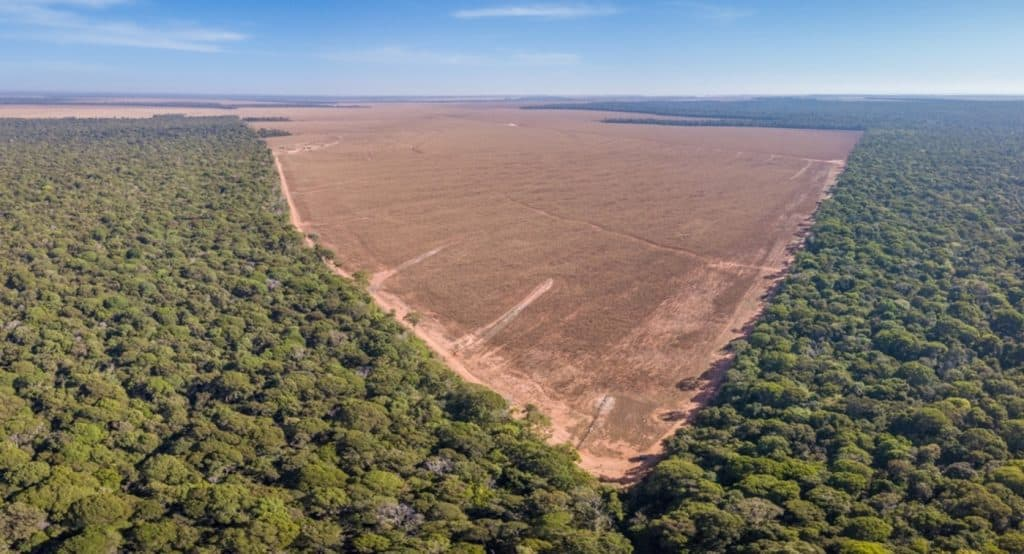
#> input picture Projeto-2025-2-main/Projeto 2025-2/images/Desmatamento-1-1024x554.jpg, 1024 x 554 px
$ python 'Reconhecedor de imagem.py' images/Desmatamento-1-1024x554.jpg
#> lines starting #> are read from the running program, lines starting #| are printed output that depends on the picture; after the words box and inside, x2 and y2 are one past the last pixel; in counts of white or black regions, pixels touching at a corner belong together
# desmate_vs_code.py
# ilustrative image recognizer for vegetation detection
import sys
import os
from pathlib import Path
import cv2
import numpy as np
import matplotlib.pyplot as plt

# ---------- leitura robusta ----------


def safe_imread(path: str):
#> called with path = 'images/Desmatamento-1-1024x554.jpg'
    p = Path(path)
    if not p.exists():
        print(f"[ERRO] Caminho não existe: {p}")
        return None
    # tenta normal
    img = cv2.imread(str(p), cv2.IMREAD_UNCHANGED)
#> img is the input picture: shape (554, 1024, 3); mean B, G, R 114.6, 122.1, 125.4
#| [INFO] Dimensões: (554, 1024, 3) (H, W, C)
    if img is None:
        try:
            data = np.fromfile(str(p), dtype=np.uint8)
            img = cv2.imdecode(data, cv2.IMREAD_UNCHANGED)
        except Exception as e:
            print(f"[ERRO] imdecode falhou: {e}")
            return None
    # BGRA->BGR
    if img is not None and img.ndim == 3 and img.shape[2] == 4:
        img = cv2.cvtColor(img, cv2.COLOR_BGRA2BGR)
    return img

# ---------- seleção de arquivo (3 modos) ----------


def ask_path_cli_or_gui():
    # 1) argumento CLI
    if len(sys.argv) > 1:
        return sys.argv[1]

    # 2) tentativa de diálogo Tkinter
    try:
        import tkinter as tk
        from tkinter import filedialog
        root = tk.Tk()
        root.withdraw()
        # traz pra frente
        root.attributes("-topmost", True)
        root.update_idletasks()
        root.lift()
        root.focus_force()

        path = filedialog.askopenfilename(
            parent=root,
            title="Selecione uma imagem",
            filetypes=[
                ("Imagens", ("*.png", "*.jpg", "*.jpeg",
                 "*.tif", "*.tiff", "*.bmp", "*.webp")),
                ("Todos os arquivos", "*.*"),
            ]
        )
        # libera o topmost pra não atrapalhar depois
        try:
            root.after(100, lambda: root.attributes("-topmost", False))
        except Exception:
            pass
        root.destroy()
        if path:
            return path
    except Exception as e:
        print(
            f"[AVISO] Diálogo Tkinter indisponível ({e}). Usando fallback sem GUI.")

    # 3) fallback: pedir no terminal (aceita arrastar/soltar)
    print("\n[SEM GUI] Cole o caminho completo da imagem abaixo")
    print("Dica: você pode ARRASTAR o arquivo para este terminal e pressionar Enter.")
    path = input("Arquivo: ").strip().strip('"')
    return path

# ---------- processamento ----------


def processar_imagem(img_bgr: np.ndarray):
    # limites iniciais (ajuste conforme o dataset)
    lower = np.array([10, 50, 50], dtype=np.uint8)
    upper = np.array([30, 255, 200], dtype=np.uint8)

    hsv = cv2.cvtColor(img_bgr, cv2.COLOR_BGR2HSV)
#> hsv: shape (554, 1024, 3); mean H, S, V 53, 77.8, 141.4
    mask = cv2.inRange(hsv, lower, upper)
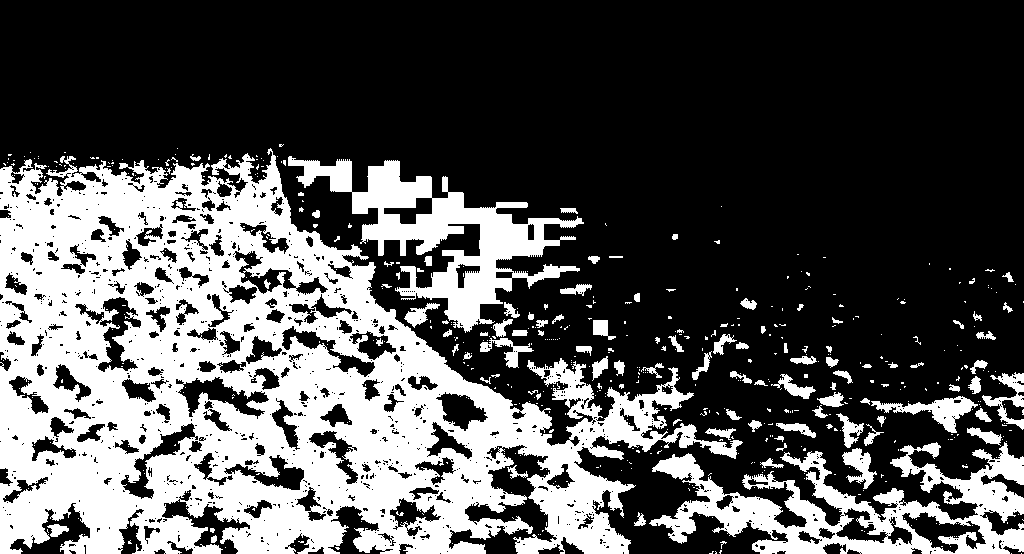
#> mask: shape (554, 1024); 32.7% white; 544 white regions (447 under 20 px), largest, box (x1, y1, x2, y2) and area: (0, 148, 743, 554) 140161, (649, 442, 1024, 554) 17385, (288, 156, 584, 333) 15188

    positivos = int((mask > 0).sum())
#> positivos = 185343
    total = mask.size
#> total = 567296
    perc = (positivos / total * 100.0) if total else 0.0
#> perc = 32.67
    print(f"[INFO] Pixels positivos: {positivos}/{total}  ({perc:.4f}%)")
#| [INFO] Pixels positivos: 185343/567296  (32.6713%)
    if perc == 0.0:
        print("[ALERTA] A máscara deu 0%. Tente relaxar limites: H(0–40), S/V mais baixos (ex.: [0,20,20]–[40,255,255]).")

    out = img_bgr.copy()
    out[mask > 0] = [0, 0, 255]  # vermelho BGR
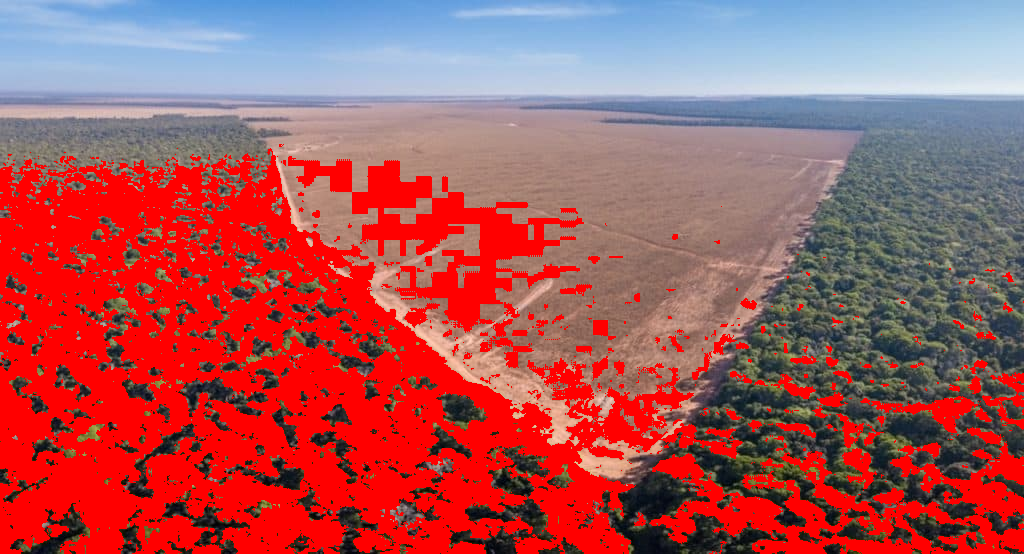
#> out: shape (554, 1024, 3); mean B, G, R 89.9, 86.4, 169.2
    return mask, out


def main():
    caminho = ask_path_cli_or_gui()
    if not caminho:
        print("[INFO] Nenhum arquivo informado.")
        return

    caminho = os.path.expanduser(caminho)
    print(f"[INFO] Selecionado: {caminho}")

    img = safe_imread(caminho)
    if img is None:
        print("[ERRO] Não foi possível ler a imagem. Verifique o caminho/perm/formato.")
        return
    if img.ndim != 3 or img.shape[2] < 3:
        print(
            f"[ERRO] Formato inesperado (shape={img.shape}). Precisa ser RGB/BGR.")
        return

    print(f"[INFO] Dimensões: {img.shape} (H, W, C)")
    mask, overlay = processar_imagem(img)

    # visualização
    plt.figure(figsize=(12, 6))
    plt.subplot(1, 2, 1)
    plt.title("Original")
    plt.imshow(cv2.cvtColor(img, cv2.COLOR_BGR2RGB))
    plt.axis("off")
    plt.subplot(1, 2, 2)
    plt.title("Detectado (vermelho)")
    plt.imshow(cv2.cvtColor(overlay, cv2.COLOR_BGR2RGB))
    plt.axis("off")
    plt.tight_layout()
    plt.show()
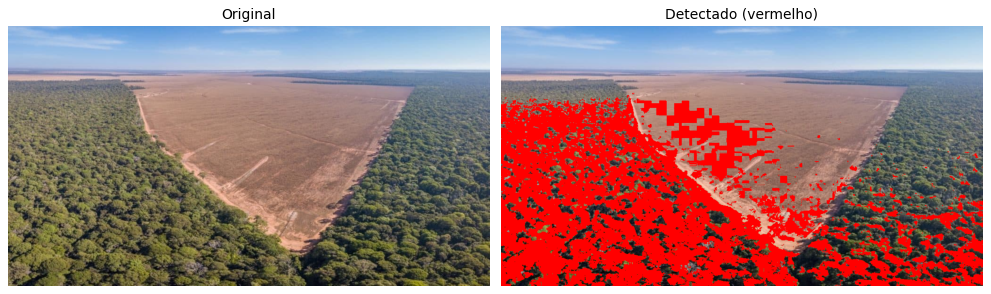
#> figure drawn by matplotlib, 2 panels


if __name__ == "__main__":
    main()

$ run again, on Projeto-2025-2-main/Projeto 2025-2/images/foto_do_drone_01.jpg
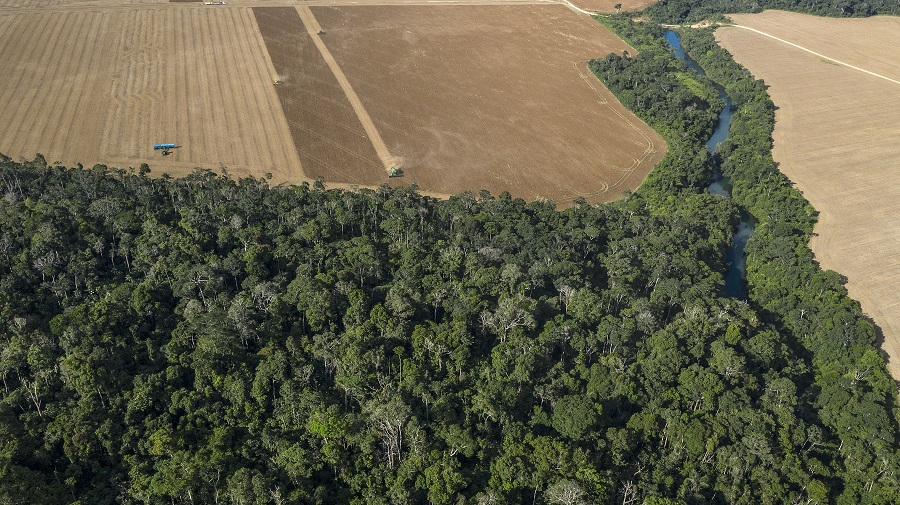
#> input picture Projeto-2025-2-main/Projeto 2025-2/images/foto_do_drone_01.jpg, 900 x 505 px
#> in safe_imread, img is the input picture: shape (505, 900, 3); mean B, G, R 72.4, 95, 97.7
#| [INFO] Dimensões: (505, 900, 3) (H, W, C)
#> hsv: shape (505, 900, 3); mean H, S, V 40.4, 81.4, 103.1
#> in processar_imagem, `mask = cv2.inRange(hsv, lower, upper)`:
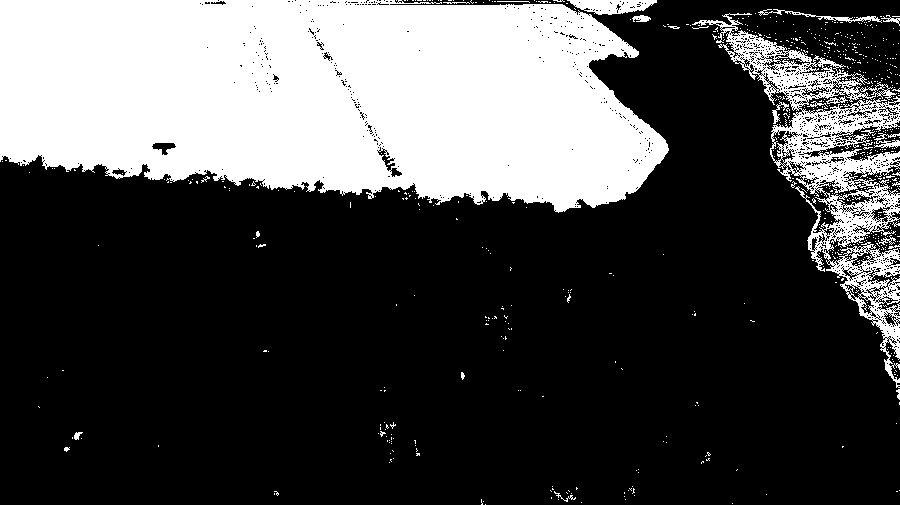
#> mask: shape (505, 900); 29.6% white; 656 white regions (634 under 20 px), largest, box (x1, y1, x2, y2) and area: (0, 0, 669, 213) 114736, (692, 13, 900, 388) 16050, (567, 0, 657, 15) 892
#> positivos = 134369
#> perc = 29.56
#| [INFO] Pixels positivos: 134369/454500  (29.5641%)
#> in main, `plt.show()`:
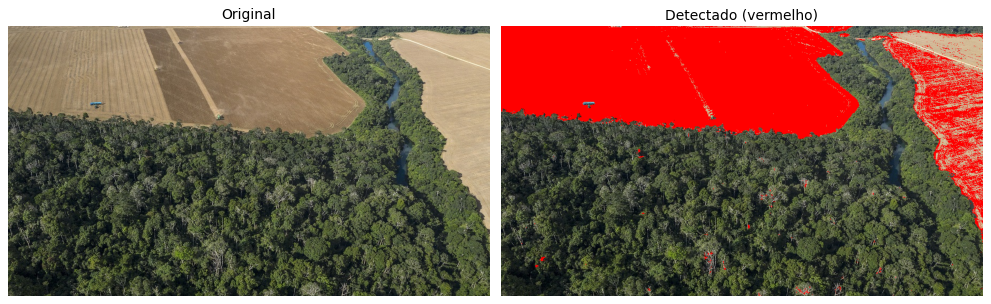
#> figure drawn by matplotlib, 2 panels

$ run again, on Projeto-2025-2-main/Projeto 2025-2/images/artigoMaioJanaina.png
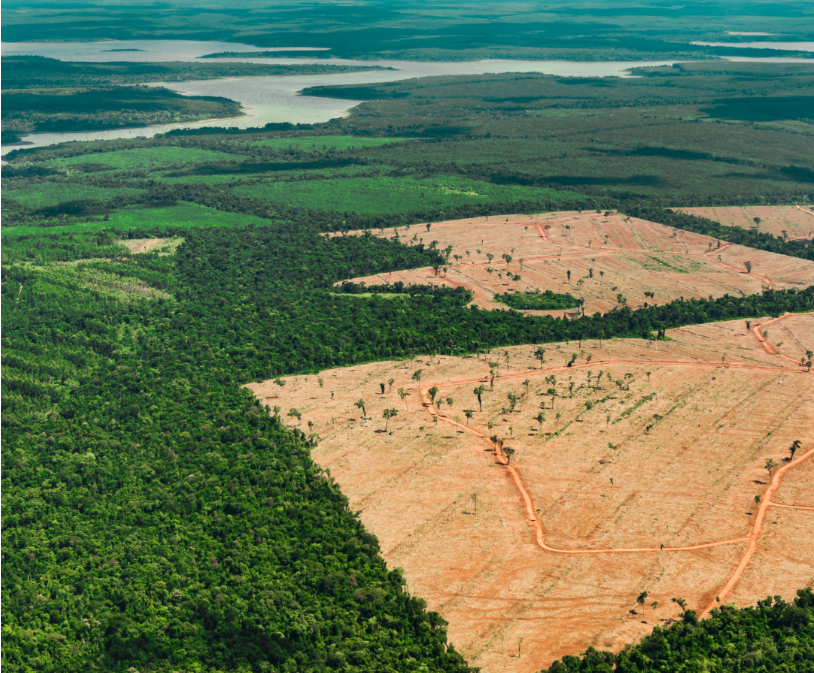
#> input picture Projeto-2025-2-main/Projeto 2025-2/images/artigoMaioJanaina.png, 814 x 673 px
#> in safe_imread, img is the input picture: shape (673, 814, 3); mean B, G, R 84.5, 117.5, 103.8
#| [INFO] Dimensões: (673, 814, 3) (H, W, C)
#> hsv: shape (673, 814, 3); mean H, S, V 52.5, 126.6, 132.9
#> in processar_imagem, `mask = cv2.inRange(hsv, lower, upper)`:
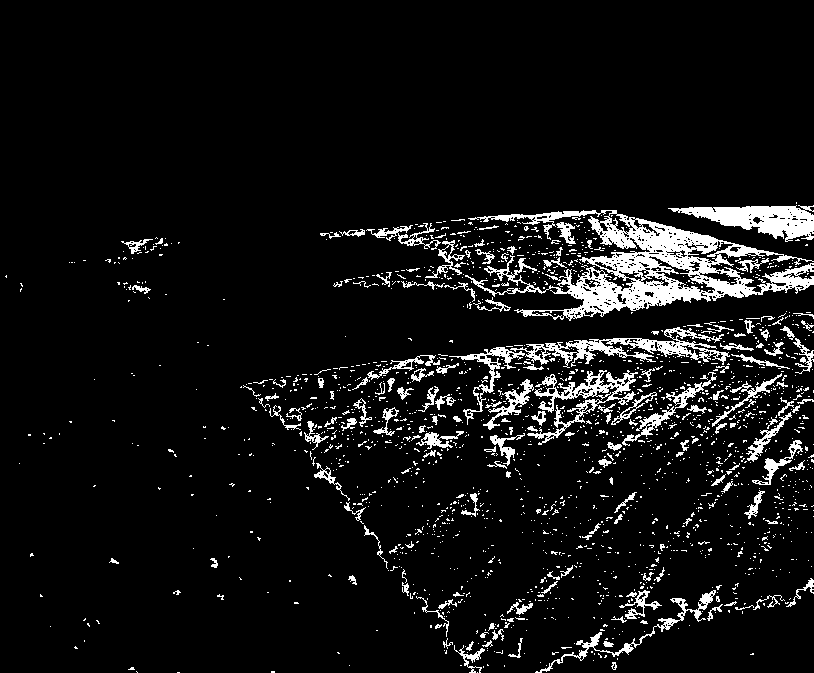
#> mask: shape (673, 814); 7.4% white; 1815 white regions (1642 under 20 px), largest, box (x1, y1, x2, y2) and area: (465, 210, 814, 321) 11631, (668, 205, 814, 242) 2721, (510, 327, 730, 368) 2522
#> positivos = 40566
#> perc = 7.4
#| [INFO] Pixels positivos: 40566/547822  (7.4050%)
#> out: shape (673, 814, 3); 7.4% of pixels changed, all inside (x1, y1, x2, y2) = (5, 202, 814, 673)
#> in main, `plt.show()`:
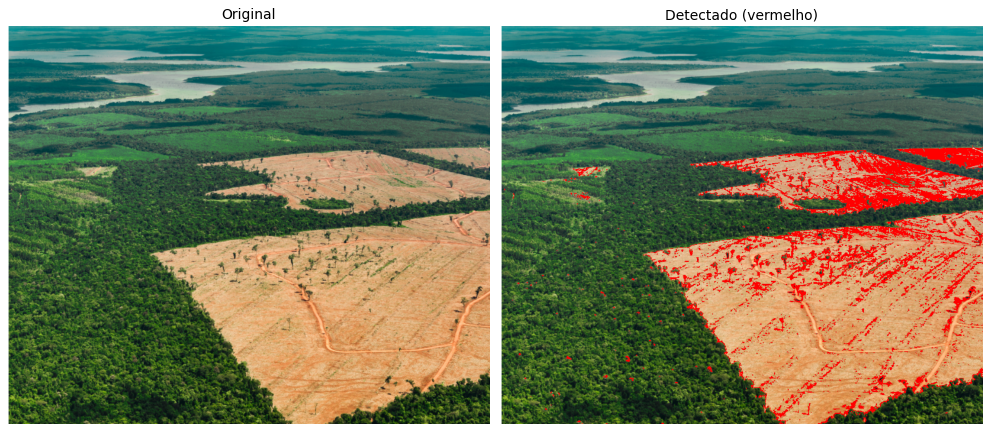
#> figure drawn by matplotlib, 2 panels
